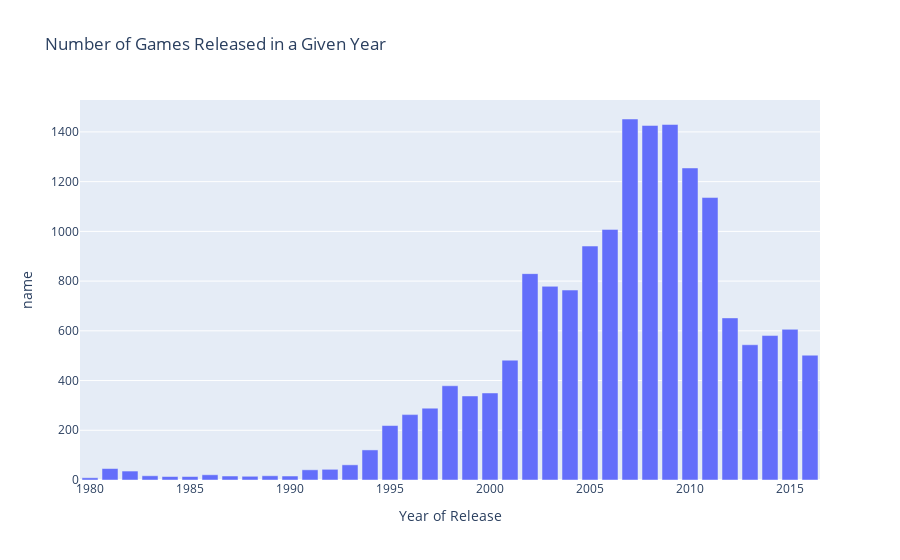

Notebook code cell kept with this figure:
### Markdown cell above
Look at how many games were released in different years. Is the data for every period significant?

### Code cell
games_per_year = ice_data.groupby('year_of_release')['name'].count()

games_per_year = ice_data.groupby('year_of_release')['name'].count()
games_per_year = games_per_year.reset_index().rename(columns={0: 'year_of_release', 'name': 'name'})
games_per_year_bar = px.bar(games_per_year,
                                x='year_of_release',
                                y='name',
                                #color='year_of_release',
                                labels={
                                        'year_of_release': 'Year of Release',
                                        ' Name': 'Number of Games'},
                                title='Number of Games Released in a Given Year')

#print(games_per_year)
games_per_year_bar.show()

### Figure 1 — Plotly figure (JSON) as saved in the notebook; plotly's stock layout.template omitted (floating-point values rounded to 4 significant figures)
{"data": [{"alignmentgroup": "True", "hovertemplate": "Year of Release=%{x}<br>name=%{y}<extra></extra>", "legendgroup": "", "marker": {"color": "#636efa", "pattern": {"shape": ""}}, "name": "", "offsetgroup": "", "orientation": "v", "showlegend": false, "textposition": "auto", "type": "bar", "x": [1980, 1981, 1982, 1983, 1984, 1985, 1986, 1987, 1988, 1989, 1990, 1991, 1992, 1993, 1994, 1995, 1996, 1997, 1998, 1999, 2000, 2001, 2002, 2003, 2004, 2005, 2006, 2007, 2008, 2009, 2010, 2011, 2012, 2013, 2014, 2015, 2016], "xaxis": "x", "y": [9, 46, 36, 17, 14, 14, 21, 16, 15, 17, 16, 41, 43, 61, 121, 219, 263, 289, 379, 338, 350, 482, 830, 779, 764, 941, 1008, 1452, 1426, 1430, 1255, 1136, 652, 544, 581, 606, 502], "yaxis": "y"}], "layout": {"barmode": "relative", "legend": {"tracegroupgap": 0}, "title": {"text": "Number of Games Released in a Given Year"}, "xaxis": {"anchor": "y", "domain": [0, 1], "title": {"text": "Year of Release"}}, "yaxis": {"anchor": "x", "domain": [0, 1], "title": {"text": "name"}}}}
